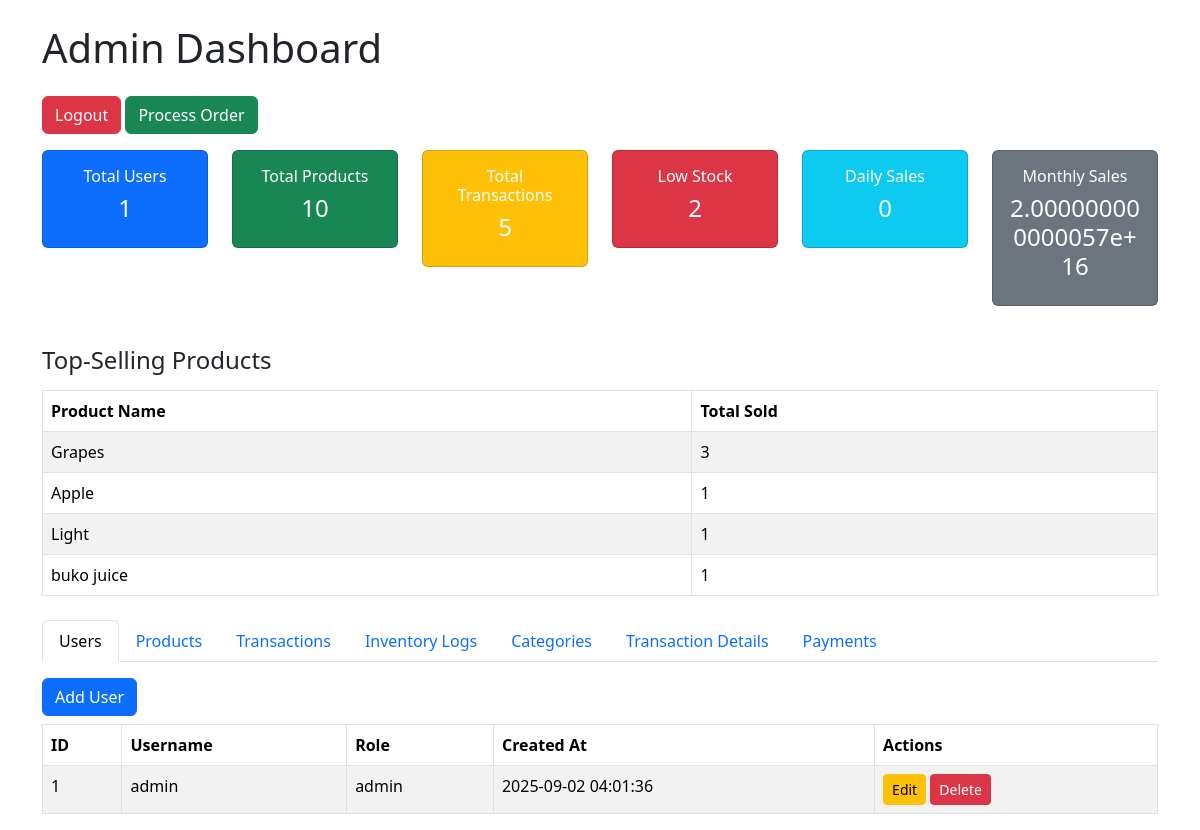
Page /admin (signed in) on the earlier database version.
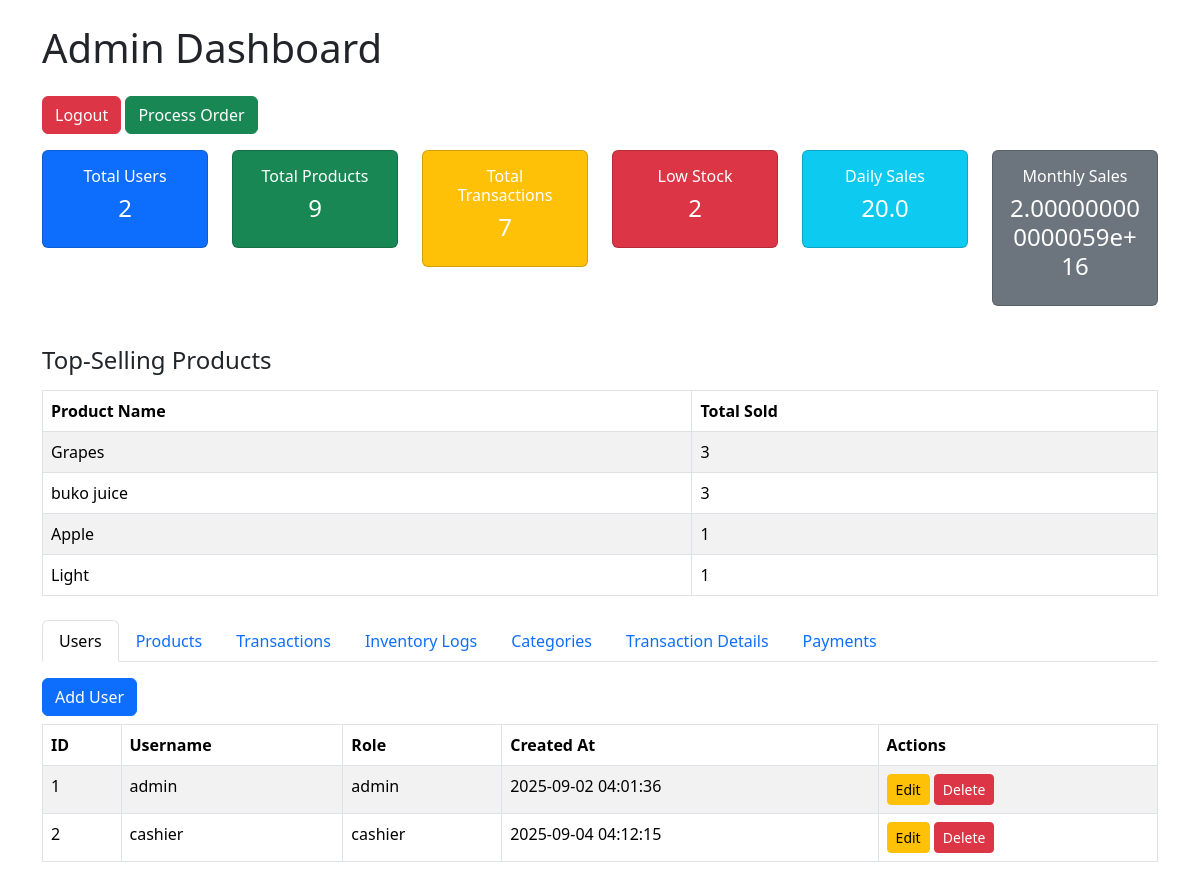
Same page on the later database version.
### models.py (models this page shows)
class Product(db.Model):
    product_id = db.Column(db.Integer, primary_key=True)
    product_name = db.Column(db.String(100), nullable=False)
    category_id = db.Column(db.Integer, db.ForeignKey('category.category_id'))
    price = db.Column(db.Float, nullable=False)
    stock_quantity = db.Column(db.Integer, default=0)
    unit = db.Column(db.String(20), default='pcs')
    created_at = db.Column(db.DateTime, default=datetime.utcnow)

class User(db.Model):
    user_id = db.Column(db.Integer, primary_key=True)
    username = db.Column(db.String(50), unique=True, nullable=False)
    password = db.Column(db.String(200), nullable=False)  # hashed
    role = db.Column(db.String(20), nullable=False)  # admin or cashier
    created_at = db.Column(db.DateTime, default=datetime.utcnow)

### routes.py (the view)
    @app.route('/admin')
    def admin_dashboard():
        if 'user_id' not in session:
            return redirect(url_for('login'))
        users = User.query.all()
        products = Product.query.all()
        transactions = Transaction.query.all()
        inventory_logs = InventoryLog.query.all()
        categories = Category.query.all()
        transaction_details = TransactionDetail.query.all()
        payments = Payment.query.all()
        low_stock = Product.query.filter(Product.stock_quantity < 5).all()
        from sqlalchemy import func
        from datetime import date
        today = date.today()
        top_products = db.session.query(
            Product.product_name,
            func.sum(TransactionDetail.quantity)
        ).join(TransactionDetail, Product.product_id == TransactionDetail.product_id
        ).group_by(Product.product_id
        ).order_by(func.sum(TransactionDetail.quantity).desc()
        ).limit(10).all()
        daily_sales = db.session.query(func.sum(Transaction.total_amount)).filter(db.func.date(Transaction.date_time) == today).scalar() or 0
        month = today.month
        year = today.year
        monthly_sales = db.session.query(func.sum(Transaction.total_amount)).filter(
            db.extract('month', Transaction.date_time) == month,
            db.extract('year', Transaction.date_time) == year
        ).scalar() or 0
        return render_template(
            'admin.html',
            users=users,
            products=products,
            transactions=transactions,
            inventory_logs=inventory_logs,
            categories=categories,
            transaction_details=transaction_details,
            payments=payments,
            low_stock=low_stock,
            top_products=top_products,
            daily_sales=daily_sales,
            monthly_sales=monthly_sales
        )

### templates/admin.html (shortened to what this page needs)
<!DOCTYPE html>
<html lang="en">
<head>
    <link href="https://cdn.jsdelivr.net/npm/bootstrap@5.3.2/dist/css/bootstrap.min.css" rel="stylesheet">
</head>
<body>
<div class="container mt-4">
    <h1 class="mb-4">Admin Dashboard</h1>
    <a href="/logout" class="btn btn-danger mb-3">Logout</a>
    <button class="btn btn-success mb-3" data-bs-toggle="modal" data-bs-target="#processOrderModal">Process Order</button>
    <div class="row mb-4">
        <div class="col-md-2">
            <div class="card text-white bg-primary mb-3">
                <div class="card-body text-center">
                    <h6>Total Users</h6>
                    <h4>{{ users|length }}</h4>
                </div>
            </div>
        </div>
        <div class="col-md-2">
            <div class="card text-white bg-success mb-3">
                <div class="card-body text-center">
                    <h6>Total Products</h6>
                    <h4>{{ products|length }}</h4>
                </div>
            </div>
        </div>
        <div class="col-md-2">
            <div class="card text-white bg-warning mb-3">
                <div class="card-body text-center">
                    <h6>Total Transactions</h6>
                    <h4>{{ transactions|length }}</h4>
                </div>
            </div>
        </div>
        <div class="col-md-2">
            <div class="card text-white bg-danger mb-3">
                <div class="card-body text-center">
                    <h6>Low Stock</h6>
                    <h4>{{ low_stock|length }}</h4>
                </div>
            </div>
        </div>
        <div class="col-md-2">
            <div class="card text-white bg-info mb-3">
                <div class="card-body text-center">
                    <h6>Daily Sales</h6>
                    <h4>{{ daily_sales }}</h4>
                </div>
            </div>
        </div>
        <div class="col-md-2">
            <div class="card text-white bg-secondary mb-3">
                <div class="card-body text-center">
                    <h6>Monthly Sales</h6>
                    <h4>{{ monthly_sales }}</h4>
                </div>
            </div>
        </div>
    </div>
    <h4 class="mb-3">Top-Selling Products</h4>
    <table class="table table-striped table-bordered mb-4">
        <thead>
        <tr>
            <th>Product Name</th>
            <th>Total Sold</th>
        </tr>
        </thead>
        <tbody>
        {% for product, total in top_products %}
        <tr>
            <td>{{ product }}</td>
            <td>{{ total }}</td>
        </tr>
        {% endfor %}
        </tbody>
    </table>
    <ul class="nav nav-tabs" id="dashboardTabs" role="tablist">
        <li class="nav-item">
            <button class="nav-link active" id="users-tab" data-bs-toggle="tab" data-bs-target="#users">Users</button>
        </li>
        <li class="nav-item">
            <button class="nav-link" id="products-tab" data-bs-toggle="tab" data-bs-target="#products">Products</button>
        </li>
        <li class="nav-item">
            <button class="nav-link" id="transactions-tab" data-bs-toggle="tab" data-bs-target="#transactions">Transactions</button>
        </li>
        <li class="nav-item">
            <button class="nav-link" id="inventory-tab" data-bs-toggle="tab" data-bs-target="#inventory">Inventory Logs</button>
        </li>
        <li class="nav-item">
            <button class="nav-link" id="categories-tab" data-bs-toggle="tab" data-bs-target="#categories">Categories</button>
        </li>
        <li class="nav-item">
            <button class="nav-link" id="details-tab" data-bs-toggle="tab" data-bs-target="#transaction-details">Transaction Details</button>
        </li>
        <li class="nav-item">
            <button class="nav-link" id="payments-tab" data-bs-toggle="tab" data-bs-target="#payments">Payments</button>
        </li>
    </ul>
    <div class="tab-content mt-3">
        <div class="tab-pane fade show active" id="users">
            <button class="btn btn-primary mb-2" data-bs-toggle="modal" data-bs-target="#addUserModal">Add User</button>
            <table class="table table-striped table-bordered">
                <thead>
                <tr>
                    <th>ID</th>
                    <th>Username</th>
                    <th>Role</th>
                    <th>Created At</th>
                    <th>Actions</th>
                </tr>
                </thead>
                <tbody>
                {% for user in users %}
                <tr>
                    <td>{{ user.user_id }}</td>
                    <td>{{ user.username }}</td>
                    <td>{{ user.role }}</td>
                    <td>{{ user.created_at.strftime('%Y-%m-%d %H:%M:%S') }}</td>
                    <td>
                        <button class="btn btn-sm btn-warning"
                            data-bs-toggle="modal"
                            data-bs-target="#editUserModal"
                            data-userid="{{ user.user_id }}"
                            data-username="{{ user.username }}"
                            data-role="{{ user.role }}"
                        >Edit</button>
                        <form method="post" action="/admin/users/delete/{{ user.user_id }}" style="display:inline;">
                            <button type="submit" class="btn btn-sm btn-danger" onclick="return confirm('Delete this user?')">Delete</button>
                        </form>
                    </td>
                </tr>
                {% endfor %}
                </tbody>
            </table>
        </div>
    </div>
</div>
</body>
</html>

Differences in the rows shown:
changed Product "buko juice": total "1" → "3"; moves up the list
added User: user_id "2", username "cashier", role "cashier", created_at "2025-09-04 04:12:15"
Other differences:
{{ users|length }}: "1" → "2"
{{ products|length }}: "10" → "9"
{{ transactions|length }}: "5" → "7"
{{ daily_sales }}: "0" → "20.0"
{{ monthly_sales }}: "2.000000000000057e+16" → "2.000000000000059e+16"
